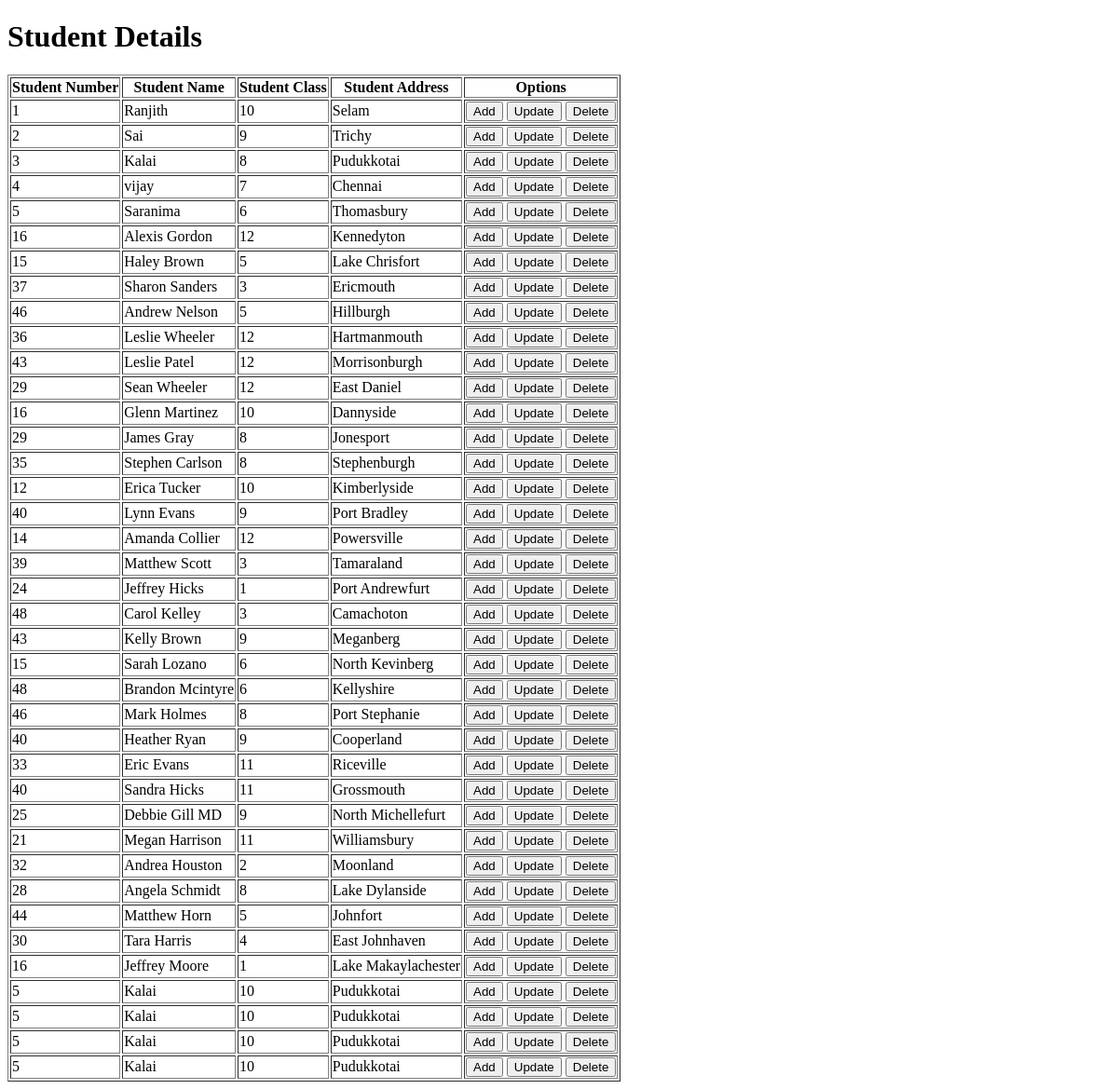
Page /check/ on the earlier database version.
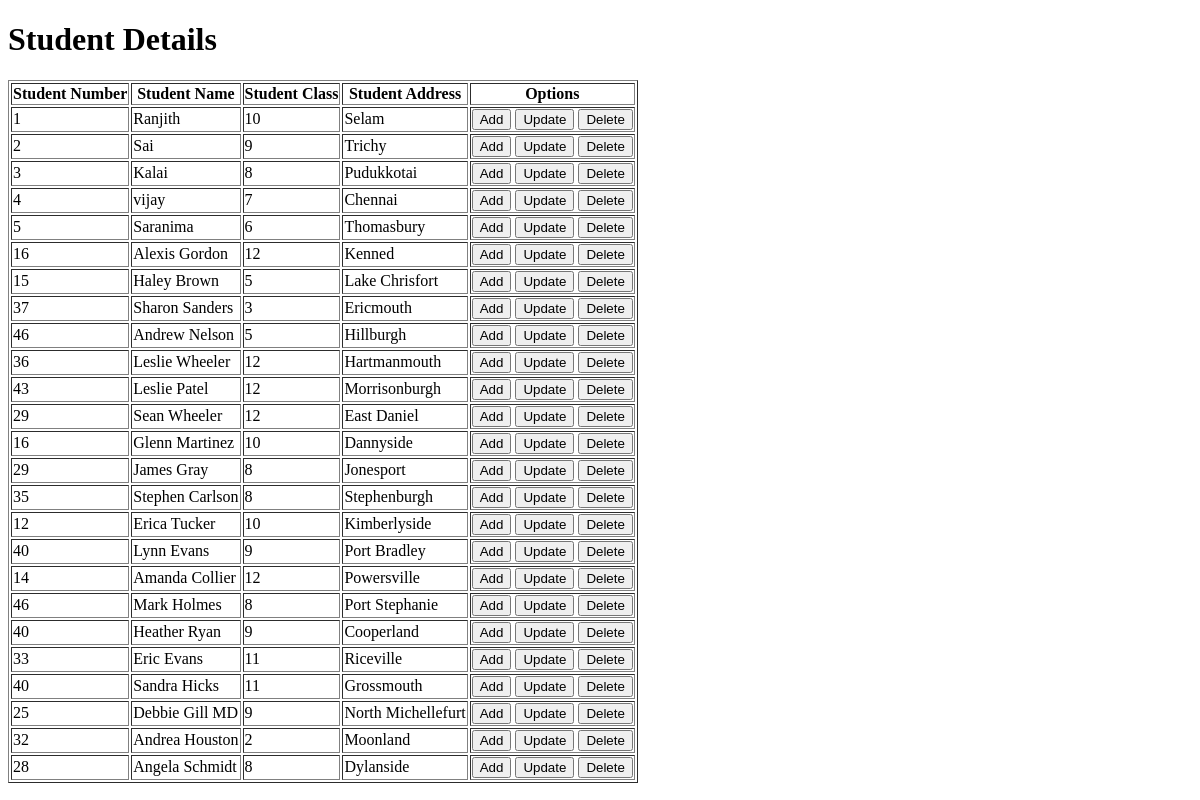
Same page on the later database version.
### CRUD_app/models.py (models this page shows)
class Student(models.Model):
    Sno = models.IntegerField()
    Sname = models.CharField(max_length = 30)
    Sclass = models.IntegerField()
    Saddress = models.CharField(max_length = 50)

### CRUD_app/views.py (the view)
# urls.py: path('check/', views.retrive),
def retrive(request):
    student = Student.objects.all()
    return render(request, 'CRUD_app/index.html', {'student': student})

### template/CRUD_app/index.html (shortened to what this page needs)
<!DOCTYPE html>
<html lang="en">
  {% extends 'CRUD_app/base.html' %}
    {% block content %}
    <h1>Student Details</h1>
    <table border="1">
      <thead>
        <th>Student Number</th>
        <th>Student Name</th>
        <th>Student Class</th>
        <th>Student Address</th>
        <th>Options</th>
      </thead>
      <tr>
        {% for st in student %}
        <td>{{st.Sno}}</td>
        <td>{{st.Sname}}</td>
        <td>{{st.Sclass}}</td>
        <td>{{st.Saddress}}</td>
        <td>
          <a href="/create"><button>Add</button></a>
          <a href="/update/{{st.id}}"><button>Update</button></a>
          <a href="/delete/{{st.id}}"><button>Delete</button></a>
        </td>
      </tr>
      {% endfor %}
    </table>
    {% endblock %}

Differences in the rows shown:
removed Student: Sno "39", Sname "Matthew Scott", Sclass "3", Saddress "Tamaraland"
removed Student: Sno "24", Sname "Jeffrey Hicks", Sclass "1", Saddress "Port Andrewfurt"
removed Student: Sno "48", Sname "Carol Kelley", Sclass "3", Saddress "Camachoton"
removed Student: Sno "43", Sname "Kelly Brown", Sclass "9", Saddress "Meganberg"
removed Student: Sno "15", Sname "Sarah Lozano", Sclass "6", Saddress "North Kevinberg"
removed Student: Sno "48", Sname "Brandon Mcintyre", Sclass "6", Saddress "Kellyshire"
removed Student: Sno "21", Sname "Megan Harrison", Sclass "11", Saddress "Williamsbury"
removed Student: Sno "44", Sname "Matthew Horn", Sclass "5", Saddress "Johnfort"
removed Student: Sno "30", Sname "Tara Harris", Sclass "4", Saddress "East Johnhaven"
removed Student: Sno "16", Sname "Jeffrey Moore", Sclass "1", Saddress "Lake Makaylachester"
removed Student: Sno "5", Sname "Kalai", Sclass "10", Saddress "Pudukkotai"
removed Student: Sno "5", Sname "Kalai", Sclass "10", Saddress "Pudukkotai"
removed Student: Sno "5", Sname "Kalai", Sclass "10", Saddress "Pudukkotai"
removed Student: Sno "5", Sname "Kalai", Sclass "10", Saddress "Pudukkotai"
changed Student "Alexis Gordon": Saddress "Kennedyton" → "Kenned"
changed Student "Angela Schmidt": Saddress "Lake Dylanside" → "Dylanside"
